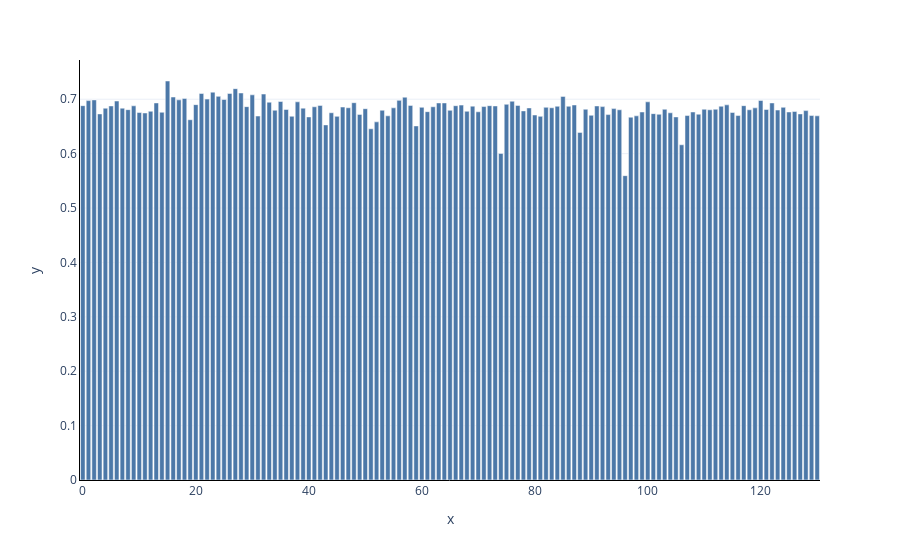

Notebook code for this chart:
### Code cell
idx = np.argmax(pepr, axis=-1)
r_star = sample_times[idx]
pepr_star = np.array([pepr[i, k] for i, k in enumerate(idx)])
labels = [f"{x.model} {x.dataset}" for x in df.itertuples()]
resource_df["pepr_star"] = pepr_star
px.bar(y=pepr_star, hover_name=labels)
# r_star, pepr_star

### Figure 1 — Plotly figure (JSON) as saved in the notebook; plotly's stock layout.template omitted (floating-point values rounded to 4 significant figures; data arrays with more than 128 entries replaced by an {"elided": "..."} marker saying what was removed)
{"data": [{"alignmentgroup": "True", "hovertemplate": "<b>%{hovertext}</b><br><br>x=%{x}<br>y=%{y}<extra></extra>", "hovertext": {"elided": "131 str values"}, "legendgroup": "", "marker": {"color": "#4C78A8", "pattern": {"shape": ""}}, "name": "", "offsetgroup": "", "orientation": "v", "showlegend": false, "textposition": "auto", "type": "bar", "x": {"elided": "131 int values"}, "xaxis": "x", "y": {"elided": "131 float values"}, "yaxis": "y"}], "layout": {"autosize": true, "barmode": "relative", "legend": {"tracegroupgap": 0}, "margin": {"t": 60}, "xaxis": {"anchor": "y", "autorange": true, "domain": [0, 1], "range": [-0.5, 130.5], "title": {"text": "x"}, "type": "linear"}, "yaxis": {"anchor": "x", "autorange": true, "domain": [0, 1], "range": [0, 0.7721], "title": {"text": "y"}, "type": "linear"}}}
